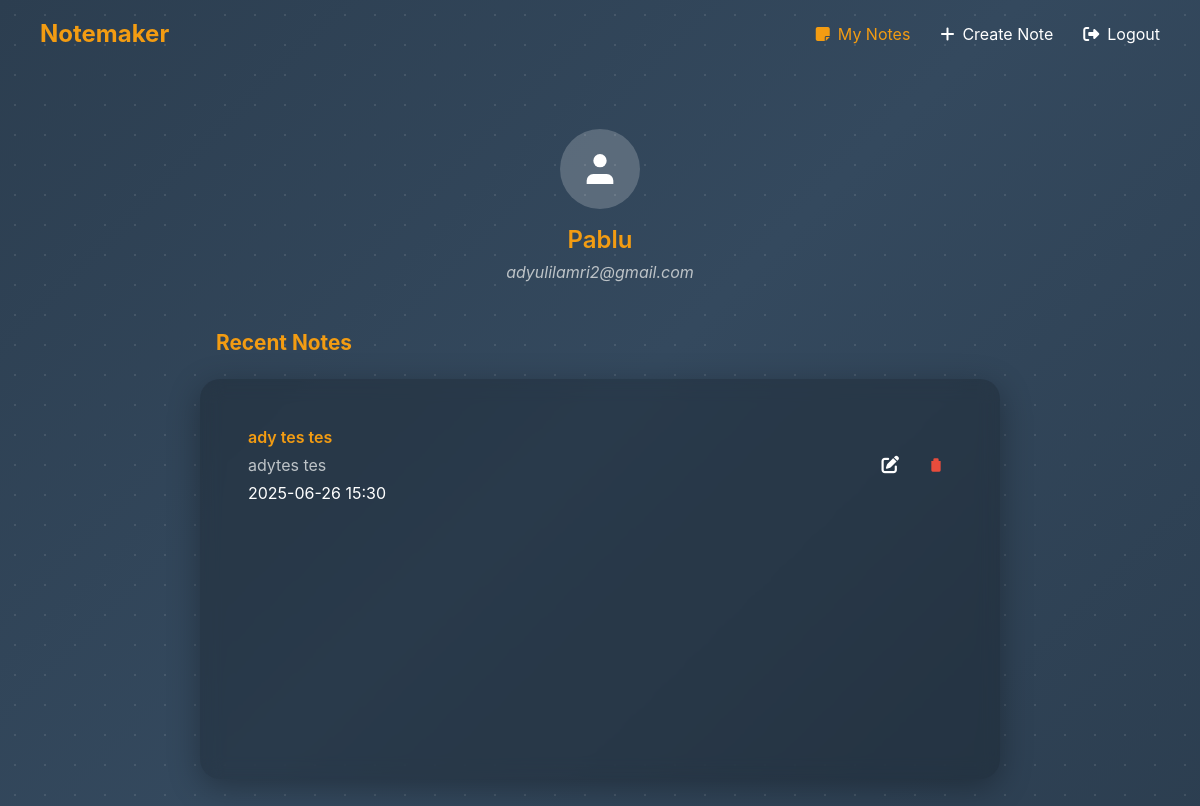
The page /home (signed in) on the database as committed earlier.
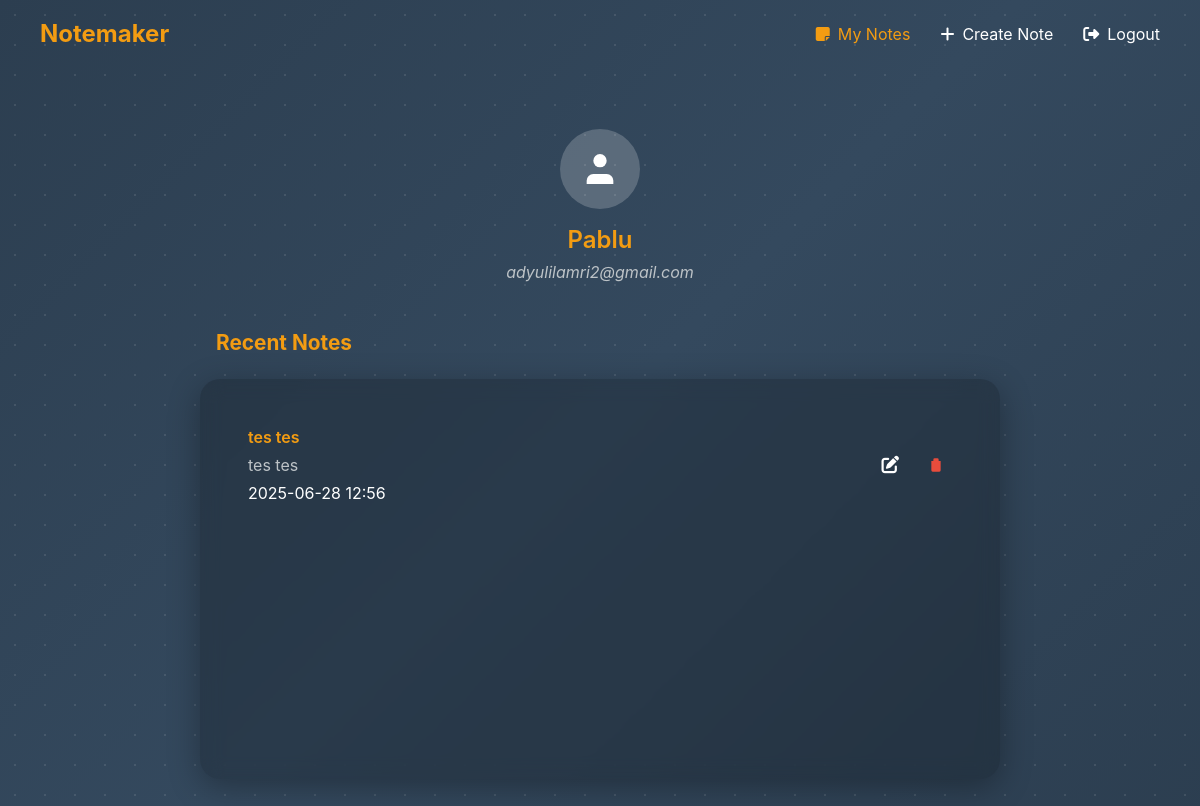
The same page on the database as committed later.
### app/models.py (models this page shows, shortened)
class User(UserMixin, db.Model):
    id = db.Column(db.Integer, primary_key=True)
    username = db.Column(db.String(150), unique=True, nullable=False)
    password_hash = db.Column(db.String(256), nullable=False)
    email = db.Column(db.String(150), unique=True, nullable=False)
    notes = db.relationship('Note', backref='author', lazy='dynamic')

class Note(db.Model):
    id = db.Column(db.Integer, primary_key=True)
    title = db.Column(db.String(200), nullable=False)
    content = db.Column(db.Text, nullable=False)
    date_created = db.Column(db.DateTime, nullable=False, default=datetime.utcnow)
    user_id = db.Column(db.Integer, db.ForeignKey('user.id'), nullable=False)

### app/routes.py (the view)
@main.route('/home', methods=['GET'])
@login_required
def home():
    delete_form = DeleteNoteForm()
    user_notes = current_user.notes.order_by(Note.date_created.desc()).all()
    return render_template('home.html', notes=user_notes, form=delete_form)

### app/__init__.py (called while the page is built)
def create_app():
    app = Flask(__name__)
    app.config.from_pyfile('../config.py')
    db.init_app(app)
    login_manager.init_app(app)
    login_manager.login_view = 'main.login'
    login_manager.login_message = 'You must be logged in to access this page.'
    login_manager.login_message_category = 'danger'
    csrf.init_app(app)
    limiter.init_app(app)
    from app.models import User
    @login_manager.user_loader
    def load_user(user_id):
        return User.query.get(int(user_id))
    from app.routes import main as main_blueprint
    app.register_blueprint(main_blueprint)
    return app

### app/templates/home.html (shortened to what this page needs)
{% extends "base.html" %}
{% block main_content %}
<section class="notes-section" style="width: 100%;">
    <div class="main-content">
        <div class="user-profile">
            <div class="profile-avatar">
                <svg class="icon" viewBox="0 0 24 24" fill="currentColor" style="width: 40px; height: 40px;">
                    <path d="M20 21v-2a4 4 0 0 0-4-4H8a4 4 0 0 0-4 4v2" />
                    <circle cx="12" cy="7" r="4" />
                </svg>
            </div>
            <div class="username">{{ current_user.username }}</div>
            <div class="user-email">{{ current_user.email }}</div>
        </div>
        <div class="notes-wrapper">
            <div class="notes-header">
                <h4>Recent Notes</h4>
            </div>
            <div class="notes-container">
                {% if notes %}
                {% for note in notes %}
                <div class="note-item" data-view-url="{{ url_for('main.view_note', note_id=note.id) }}">
                    <div class="note-content">
                        <div class="note-title">{{ note.title }}</div>
                        <div class="note-description">{{ note.content[:150] }}</div>
                        <div class="note-date">{{ note.date_created.strftime('%Y-%m-%d %H:%M') }}</div>
                    </div>
                    <div class="note-actions">
                        <a href="{{ url_for('main.edit_note', note_id=note.id) }}" class="edit-btn" title="Edit note">
                            <i class="fas fa-edit"></i>
                        </a>
                        <form action="{{ url_for('main.delete_note', note_id=note.id) }}" method="POST"
                            style="display:inline;">
                            <button type="submit" class="delete-btn" title="Delete note"
                                onclick="event.stopPropagation(); return confirm('Are you sure you want to delete this note?');">
                                <svg width="16" height="16" viewBox="0 0 24 24" fill="currentColor">
                                    <path
                                        d="M3 6h18m-2 0v14a2 2 0 0 1-2 2H7a2 2 0 0 1-2-2V6m3 0V4a2 2 0 0 1 2-2h4a2 2 0 0 1 2 2v2" />
                                    <line x1="10" y1="11" x2="10" y2="17" />
                                    <line x1="14" y1="11" x2="14" y2="17" />
                                </svg>
                            </button>
                        </form>
                    </div>
                </div>
                {% endfor %}
                {% else %}
                <p>No notes yet! <a href="{{ url_for('main.create_note') }}" class="blank-note">Create your first
                        note.</a></p>
                {% endif %}
            </div>
        </div>
    </div>
</section>
{% endblock %}

### app/templates/base.html (shortened to what this page needs)
<!DOCTYPE html>
<html lang="en">
<head>
    <link rel="stylesheet" href="{{ url_for('static', filename='style.css') }}">
    <link rel="stylesheet" href="https://cdnjs.cloudflare.com/ajax/libs/font-awesome/6.5.2/css/all.min.css">
</head>
<body>
    <nav class="navbar">
        <div class="logo">
            <a href="{{ url_for('main.landing_page') }}" class="logo-text">{{ 'Notemaker' }}</a>
        </div>
        <ul class="nav-links">
            {% if current_user.is_authenticated %}
            <li {% if request.endpoint=='main.home' or request.endpoint=='main.view_note' or
                request.endpoint=='main.edit_note' %}class="active" {% endif %}><a href="{{ url_for('main.home') }}"><i
                        class="fas fa-sticky-note"></i> My Notes</a></li>
            <li {% if request.endpoint=='main.create_note' %}class="active" {% endif %}><a
                    href="{{ url_for('main.create_note') }}"><i class="fas fa-plus"></i> Create Note</a></li>
            <li><a href="{{ url_for('main.logout') }}" onclick="return confirmLogout(event)"><i
                        class="fas fa-sign-out-alt"></i> Logout</a></li>
            {% endif %}
        </ul>
    </nav>
    {% block main_content %}{% endblock %}
</body>
</html>

### app/static/style.css (style rules this page uses)
* { margin: 0; padding: 0; box-sizing: border-box; }
body { font-family: -apple-system, BlinkMacMacSystemFont, 'Segoe UI', Roboto, Oxygen, Ubuntu, Cantarell, sans-serif; background: linear-gradient(135deg, #2c3e50 0%, #34495e 50%, #2c3e50 100%); min-height: 100vh; color: white; overflow-x: hidden; position: relative; }
body::before { content: ''; position: fixed; top: 0; left: 0; width: 100%; height: 100%; background-image: radial-gradient(circle, rgba(255, 255, 255, 0.1) 1px, transparent 1px); background-size: 30px 30px; pointer-events: none; z-index: 0; }
.navbar { display: flex; justify-content: space-between; align-items: center; padding: 20px 40px; position: relative; z-index: 10; }
.logo { font-size: 24px; font-weight: bold; color: #f39c12; line-height: 1.2; }
.nav-links { display: flex; gap: 30px; list-style: none; }
.nav-links a { color: white; text-decoration: none; display: flex; align-items: center; gap: 8px; transition: color 0.3s ease; cursor: pointer; }
.nav-links li.active a { color: #f39c12 !important; }
.notes-section { min-height: calc(100vh - 80px); display: flex; flex-direction: column; align-items: center; padding: 60px 40px; gap: 60px; position: relative; z-index: 5; width: 100%; max-width: 1200px; margin: 0 auto; }
.main-content { display: flex; flex-direction: column; align-items: center; padding: 0; gap: 3rem; width: 100%; }
.user-profile { text-align: center; }
.notes-wrapper { width: 100%; max-width: 800px; margin: 0 auto; display: flex; flex-direction: column; gap: 1.5rem; position: relative; }
.profile-avatar { width: 80px; height: 80px; background: rgba(255, 255, 255, 0.2); border-radius: 50%; display: flex; align-items: center; justify-content: center; margin: 0 auto 1rem; font-size: 2rem; }
.username { font-size: 1.5rem; font-weight: 600; color: #f39c12; margin-bottom: 0.5rem; }
.user-email { color: #bdc3c7; font-style: italic; }
.notes-container { width: 100%; max-width: 800px; height: 400px; overflow-y: auto; position: relative; background: rgba(0, 0, 0, 0.2); border-radius: 20px; padding: 2rem; backdrop-filter: blur(10px); box-shadow: 0 8px 32px rgba(0, 0, 0, 0.3); scrollbar-width: thin; scrollbar-color: #f39c12 rgba(255, 255, 255, 0.1); }
.notes-header { font-size: 1.3rem; font-weight: 600; color: #f39c12; margin-bottom: 0; display: flex; justify-content: space-between; align-items: center; padding: 0 1rem; width: 100%; }
.note-item { display: flex; justify-content: space-between; align-items: center; padding: 1rem; border-bottom: 1px solid rgba(255, 255, 255, 0.1); transition: all 0.3s ease; flex-wrap: nowrap; width: 100%; }
.note-item:last-child { border-bottom: none; }
.note-content { display: flex; flex-direction: column; gap: 0.5rem; cursor: pointer; flex: 1; min-width: 0; overflow-wrap: break-word; word-wrap: break-word; white-space: normal; padding-right: 1rem; }
.note-title { color: #f39c12; font-weight: 600; word-break: break-word; white-space: normal; }
.note-description { color: #bdc3c7; word-break: break-word; white-space: normal; }
.note-actions { display: flex; align-items: center; gap: 0.8rem; flex-shrink: 0; padding-left: 0.5rem; }
.delete-btn { color: #e74c3c; background: none; border: none; cursor: pointer; padding: 0.5rem; border-radius: 4px; transition: all 0.3s ease; display: flex; align-items: center; justify-content: center; line-height: 1; }
.icon { width: 16px; height: 16px; fill: currentColor; }
.edit-btn { color: white; background: none; border: none; cursor: pointer; padding: 0.5rem; border-radius: 4px; transition: all 0.3s ease; display: flex; align-items: center; justify-content: center; text-decoration: none; font-size: 1.1rem; }
.logo-text { font-weight: bold; font-size: 24px; color: #f39c12; text-decoration: none; }

Rows that differ between the two databases and show on the page:
changed Note: title "ady tes tes" → "tes tes"; content "adytes tes" → "tes tes"; date_created "2025-06-26 15:30" → "2025-06-28 12:56"
